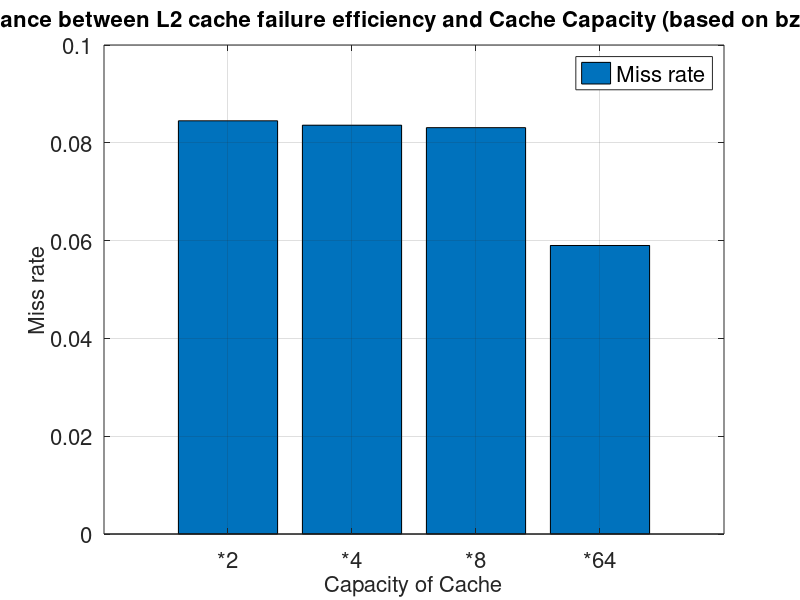

Recreate this plot in MATLAB.
y=[0.0845;	0.0836	;0.0831	;0.0590];
b=bar(y);
grid on;
ch = get(b,'children');
set(gca,'XTickLabel',{'*2','*4','*8','*64'}, 'FontSize', 16)
%set(ch,'FaceVertexCData',[1 0 1;0 0 0;])
legend('Miss rate', 'FontSize', 16);
xlabel('Capacity of Cache', 'FontSize', 16);
ylabel('Miss rate', 'FontSize', 16);
title('The relevance between L2 cache failure efficiency and Cache Capacity (based on bzip2 dataset)', 'FontSize', 16);